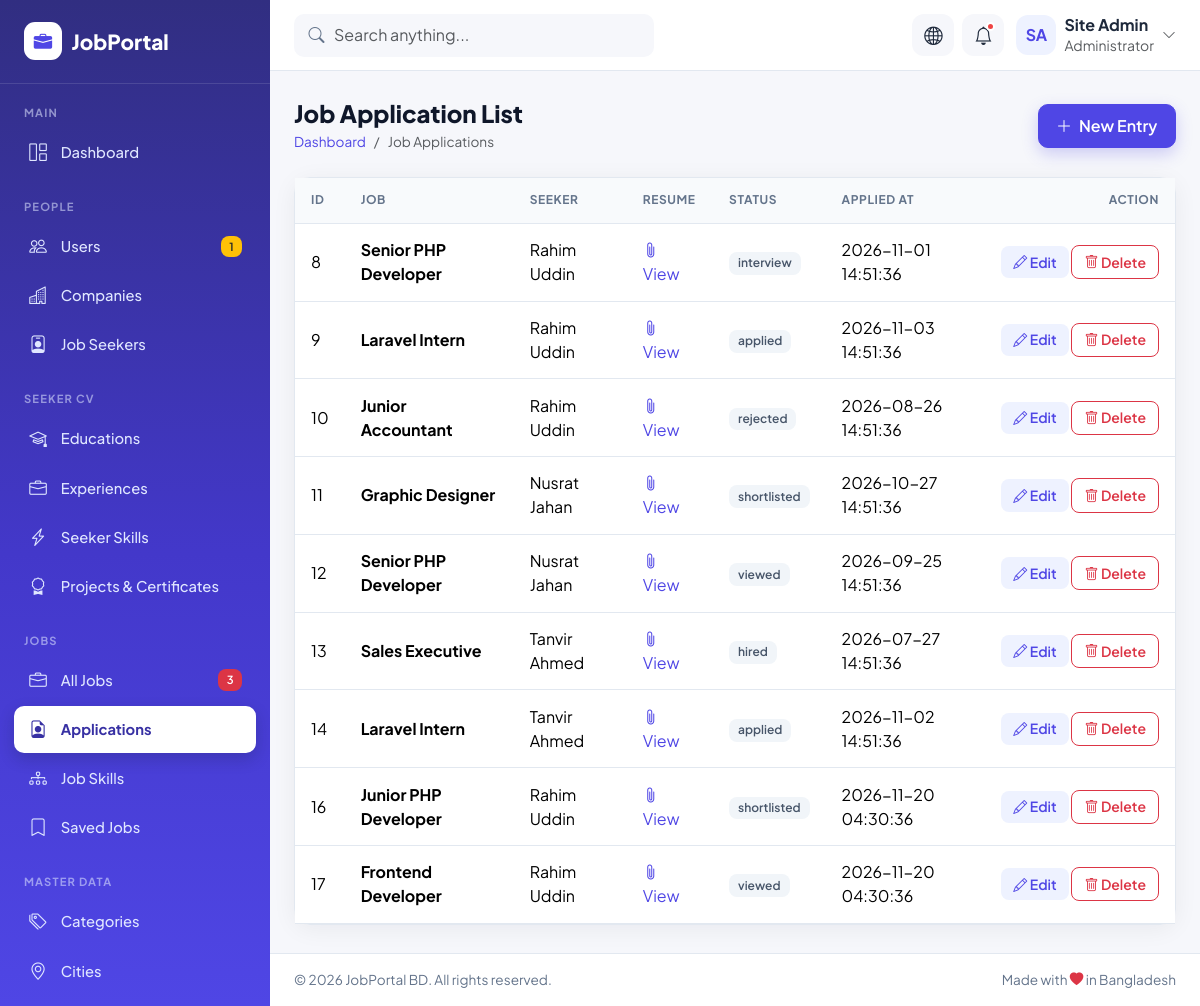
Page /jobs_portal/crud/job_applications/index.php on the committed database.
### tables this page shows
CREATE TABLE `job_applications` (
  `id` int UNSIGNED NOT NULL,
  `job_id` int UNSIGNED NOT NULL,
  `seeker_id` int UNSIGNED NOT NULL,
  `resume_file` varchar(255) NOT NULL,
  `status` enum('applied','viewed','shortlisted','interview','hired','rejected') NOT NULL DEFAULT 'applied',
  `applied_at` timestamp NOT NULL DEFAULT CURRENT_TIMESTAMP
);

CREATE TABLE `jobs` (
  `id` int UNSIGNED NOT NULL,
  `company_id` int UNSIGNED NOT NULL,
  `category_id` int UNSIGNED DEFAULT NULL,
  `city_id` int UNSIGNED DEFAULT NULL,
  `subscription_id` int UNSIGNED DEFAULT NULL,
  `title` varchar(150) NOT NULL,
  `slug` varchar(180) NOT NULL,
  `job_type` enum('full_time','part_time','contract','internship','remote') NOT NULL DEFAULT 'full_time',
  `salary_min` decimal(10,2) DEFAULT NULL,
  `salary_max` decimal(10,2) DEFAULT NULL,
  `description` text,
  `deadline` date NOT NULL,
  `status` enum('pending','approved','rejected','closed') NOT NULL DEFAULT 'pending',
  `is_featured` tinyint(1) NOT NULL DEFAULT '0'
);

CREATE TABLE `users` (
  `id` int UNSIGNED NOT NULL,
  `name` varchar(100) NOT NULL,
  `email` varchar(150) NOT NULL,
  `phone` varchar(20) DEFAULT NULL,
  `password` varchar(255) NOT NULL,
  `role` enum('admin','employer','seeker') NOT NULL,
  `status` enum('active','pending','blocked') NOT NULL DEFAULT 'active',
  `created_at` timestamp NOT NULL DEFAULT CURRENT_TIMESTAMP
);

### jobs_portal/crud/job_applications/index.php (the view, shortened to what this page needs)
<?php include_once("../../config/dbconfig.php"); ?>
<!DOCTYPE html>
<html lang="en">
<head>
  <link href="https://cdn.jsdelivr.net/npm/bootstrap@5.3.3/dist/css/bootstrap.min.css" rel="stylesheet">
  <link href="https://cdn.jsdelivr.net/npm/bootstrap-icons@1.11.3/font/bootstrap-icons.min.css" rel="stylesheet">
  <link href="../../assets/css/style.css" rel="stylesheet">
</head>
<body class="dash-body">
<div class="dash-wrapper">
  <aside class="sidebar offcanvas-lg offcanvas-start" tabindex="-1" id="sidebar">
    <div class="offcanvas-body">
      <div class="d-flex align-items-center justify-content-between">
        <a href="../../index.html" class="sidebar-brand flex-grow-1"><span class="brand-icon"><i class="bi bi-briefcase-fill"></i></span>JobPortal</a>
      </div>
      <div class="sidebar-heading">Main</div>
      <ul class="sidebar-nav">
        <li><a href="../../admin/dashboard.php"><i class="bi bi-grid-1x2"></i> Dashboard</a></li>
      </ul>
      <div class="sidebar-heading">People</div>
      <ul class="sidebar-nav">
        <li><a href="../../crud/users/index.php"><i class="bi bi-people"></i> Users <span class="badge bg-warning text-dark">1</span></a></li>
        <li><a href="../../crud/companies/index.php"><i class="bi bi-buildings"></i> Companies</a></li>
        <li><a href="../../crud/seekers/index.php"><i class="bi bi-person-badge"></i> Job Seekers</a></li>
      </ul>
      <div class="sidebar-heading">Seeker CV</div>
      <ul class="sidebar-nav">
        <li><a href="../../crud/seeker_educations/index.php"><i class="bi bi-mortarboard"></i> Educations</a></li>
        <li><a href="../../crud/seeker_experiences/index.php"><i class="bi bi-briefcase"></i> Experiences</a></li>
        <li><a href="../../crud/seeker_skills/index.php"><i class="bi bi-lightning-charge"></i> Seeker Skills</a></li>
        <li><a href="../../crud/seeker_cv_items/index.php"><i class="bi bi-award"></i> Projects &amp; Certificates</a></li>
      </ul>
      <div class="sidebar-heading">Jobs</div>
      <ul class="sidebar-nav">
        <li><a href="../../crud/jobs/index.php"><i class="bi bi-briefcase"></i> All Jobs <span class="badge bg-danger">3</span></a></li>
        <li><a href="../../crud/job_applications/index.php" class="active"><i class="bi bi-file-earmark-person"></i> Applications</a></li>
        <li><a href="../../crud/job_skills/index.php"><i class="bi bi-diagram-3"></i> Job Skills</a></li>
        <li><a href="../../crud/saved_jobs/index.php"><i class="bi bi-bookmark"></i> Saved Jobs</a></li>
      </ul>
      <div class="sidebar-heading">Master Data</div>
      <ul class="sidebar-nav">
        <li><a href="../../crud/categories/index.php"><i class="bi bi-tags"></i> Categories</a></li>
        <li><a href="../../crud/cities/index.php"><i class="bi bi-geo-alt"></i> Cities</a></li>
        <li><a href="../../crud/skills/index.php"><i class="bi bi-lightning-charge"></i> Skills</a></li>
      </ul>
    </div>
  </aside>
  <div class="dash-main">
    <header class="topbar">
      <form class="search position-relative d-none d-md-block" action="#" method="get">
        <i class="bi bi-search"></i>
        <input type="search" class="form-control" placeholder="Search anything...">
      </form>
      <div class="ms-auto d-flex align-items-center gap-2">
        <a href="../../index.html" class="topbar-btn" data-bs-toggle="tooltip" data-bs-placement="bottom" title="View Website"><i class="bi bi-globe2"></i></a>
        <div class="dropdown">
          <button class="topbar-btn" type="button" data-bs-toggle="dropdown" data-bs-auto-close="outside"><i class="bi bi-bell"></i><span class="dot"></span></button>
        </div>
        <div class="dropdown">
          <a href="#" class="d-flex align-items-center gap-2 text-reset ms-1" data-bs-toggle="dropdown">
            <span class="avatar">SA</span>
            <span class="d-none d-sm-block lh-sm">
              <span class="fw-bold d-block">Site Admin</span>
              <small class="text-muted">Administrator</small>
            </span>
            <i class="bi bi-chevron-down small text-muted d-none d-sm-block"></i>
          </a>
        </div>
      </div>
    </header>
    <main class="dash-content">
      <div class="d-flex flex-wrap justify-content-between align-items-center gap-3 mb-4 page-title">
        <div>
          <h1>Job Application List</h1>
          <nav><ol class="breadcrumb"><li class="breadcrumb-item"><a href="../../admin/dashboard.php">Dashboard</a></li><li class="breadcrumb-item active">Job Applications</li></ol></nav>
        </div>
        <a class="btn btn-primary" href="create.php"><i class="bi bi-plus-lg me-1"></i> New Entry</a>
      </div>
      <?php
      $rawData = $conn->query("SELECT job_applications.*, jobs.title AS job_title, users.name AS seeker_name FROM job_applications LEFT JOIN jobs ON jobs.id = job_applications.job_id LEFT JOIN seekers ON seekers.id = job_applications.seeker_id LEFT JOIN users ON users.id = seekers.user_id");
      ?>
      <div class="card-jp">
        <div class="table-responsive">
          <table class="table table-jp">
            <thead>
              <tr>
                <th>ID</th>
                <th>Job</th>
                <th>Seeker</th>
                <th>Resume</th>
                <th>Status</th>
                <th>Applied At</th>
                <th class="text-end">Action</th>
              </tr>
            </thead>
            <tbody>
            <?php
            while($row = $rawData->fetch_assoc()){
            ?>
              <tr>
                <td><?php echo $row['id']; ?></td>
                <td><strong><?php echo $row['job_title']; ?></strong></td>
                <td><?php echo $row['seeker_name']; ?></td>
                <td><?php if($row['resume_file']){ ?><a href="../../<?php echo $row['resume_file']; ?>" target="_blank"><i class="bi bi-paperclip"></i> View</a><?php } ?></td>
                <td><span class="badge badge-soft-secondary"><?php echo $row['status']; ?></span></td>
                <td><?php echo $row['applied_at']; ?></td>
                <td class="text-end text-nowrap">
                  <a class="btn btn-sm btn-soft-primary" href="edit.php?id=<?php echo $row['id']; ?>"><i class="bi bi-pencil"></i> Edit</a>
                  <a onclick="return confirm('Are you sure to delete')"
                  class="btn btn-sm btn-outline-danger" href="delete.php?id=<?php echo $row['id']; ?>"><i class="bi bi-trash"></i> Delete</a>
                </td>
              </tr>
            <?php
            }
            ?>
            </tbody>
          </table>
        </div>
      </div>
    </main>
    <footer class="dash-footer d-flex flex-column flex-sm-row justify-content-between gap-1">
      <span>&copy; 2026 JobPortal BD. All rights reserved.</span>
      <span>Made with <i class="bi bi-heart-fill text-danger"></i> in Bangladesh</span>
    </footer>
  </div>
</div>
</body>
</html>

### rows in the picture
job_applications: id "8", job.title "Senior PHP Developer", users.name "Rahim Uddin", status "interview", applied_at "2026-11-01 14:51:36"
job_applications: id "9", job.title "Laravel Intern", users.name "Rahim Uddin", status "applied", applied_at "2026-11-03 14:51:36"
job_applications: id "10", job.title "Junior Accountant", users.name "Rahim Uddin", status "rejected", applied_at "2026-08-26 14:51:36"
job_applications: id "11", job.title "Graphic Designer", users.name "Nusrat Jahan", status "shortlisted", applied_at "2026-10-27 14:51:36"
job_applications: id "12", job.title "Senior PHP Developer", users.name "Nusrat Jahan", status "viewed", applied_at "2026-09-25 14:51:36"
job_applications: id "13", job.title "Sales Executive", users.name "Tanvir Ahmed", status "hired", applied_at "2026-07-27 14:51:36"
job_applications: id "14", job.title "Laravel Intern", users.name "Tanvir Ahmed", status "applied", applied_at "2026-11-02 14:51:36"
job_applications: id "16", job.title "Junior PHP Developer", users.name "Rahim Uddin", status "shortlisted", applied_at "2026-11-20 04:30:36"
job_applications: id "17", job.title "Frontend Developer", users.name "Rahim Uddin", status "viewed", applied_at "2026-11-20 04:30:36"
